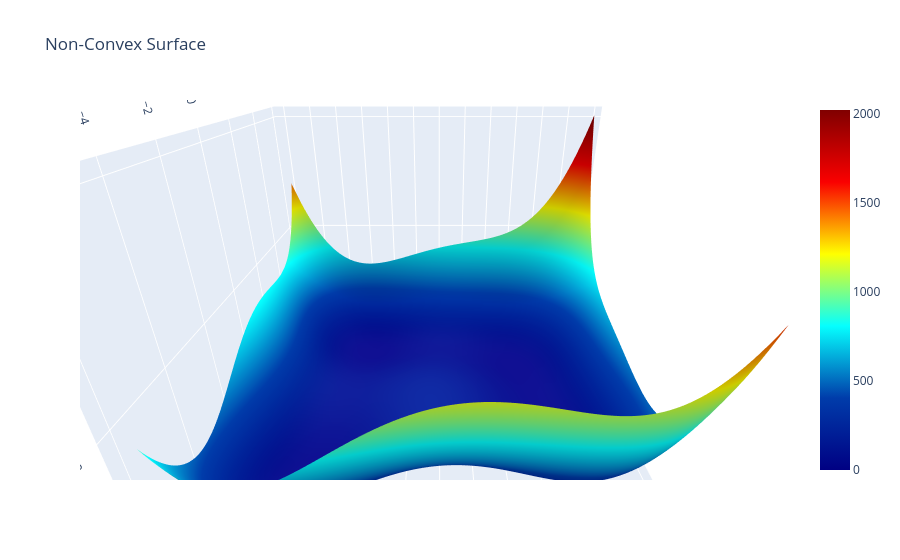

Notebook source saved alongside this figure:
### Code cell
# interactive 3D surface plot
fig = go.Figure(data=[go.Surface(z=results, x=X[0], y=X[1],colorscale='Jet')])
fig.update_layout(title='Non-Convex Surface', autosize=True,
        scene = {
            "xaxis": {"nticks": 20},
            "zaxis": {"nticks": 4},
            'camera_eye': {"x": 0, "y": -1, "z": 0.5},
            "aspectratio": {"x": 1, "y": 1, "z": 0.75}})
fig.show()

### Figure 1 — Plotly figure (JSON) as saved in the notebook; plotly's stock layout.template omitted (floating-point values rounded to 4 significant figures; data arrays with more than 128 entries replaced by an {"elided": "..."} marker saying what was removed)
{"data": [{"colorscale": [[0, "rgb(0,0,131)"], [0.2, "rgb(0,60,170)"], [0.4, "rgb(5,255,255)"], [0.6, "rgb(255,255,0)"], [0.8, "rgb(250,0,0)"], [1, "rgb(128,0,0)"]], "type": "surface", "x": {"elided": "120x120 float values"}, "y": {"elided": "120x120 float values"}, "z": {"elided": "120x120 float values"}}], "layout": {"autosize": true, "scene": {"aspectratio": {"x": 1, "y": 1, "z": 0.75}, "camera": {"eye": {"x": 0, "y": -1, "z": 0.5}}, "xaxis": {"nticks": 20}, "zaxis": {"nticks": 4}}, "title": {"text": "Non-Convex Surface"}}}
